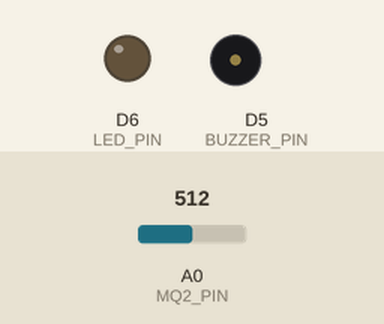
Simulated run of this sketch. Board: ESP8266 (NodeMCU). Parts: output pins drawn as LEDs (lit = HIGH), buzzer (waves = sounding). Inputs (shaded band) come from the test bench; at power-on: A0 (MQ2_PIN) = 512. WiFi joins after 1.5 s; servers stay silent unless stated; no MQTT or app messages arrive unless stated.

Above: at 2.7 s.
2.8 s: A0 (MQ2_PIN) set to 690
4.3 s: A0 (MQ2_PIN) set to 706
At 5.5 s:
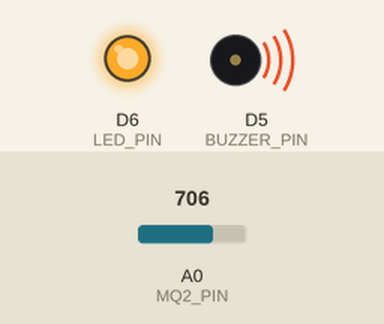
5.8 s: A0 (MQ2_PIN) set to 511
At 6.9 s:
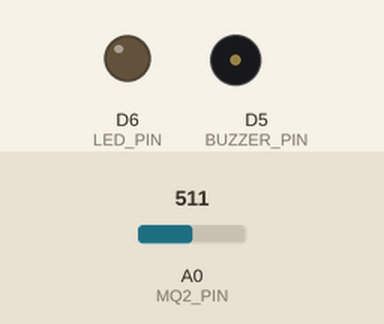
7.3 s: A0 (MQ2_PIN) set to 710
At 8.3 s:
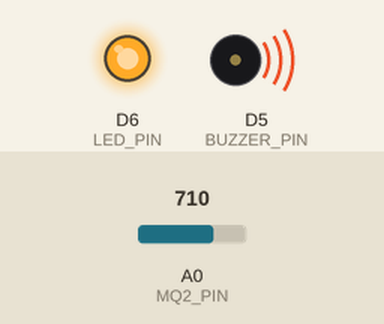
Timing chart, 0 to 9.9 s (numbered marks = the images above; inputs shaded):
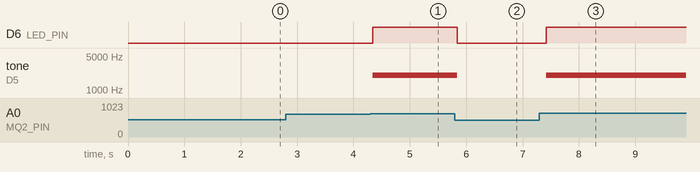

The sketch:

esp8266_mq2_smoke_detector.ino
```cpp
#include <ESP8266WiFi.h>
#include "Adafruit_MQTT.h"
#include "Adafruit_MQTT_Client.h"

#define WIFI_SSID     "YOUR_WIFI_SSID"
#define WIFI_PASS     "YOUR_WIFI_PASSWORD"

#define AIO_SERVER      "io.adafruit.com"
#define AIO_SERVERPORT  1883
#define AIO_USERNAME    "YOUR_AIO_USERNAME"
#define AIO_KEY         "YOUR_AIO_KEY"

const int MQ2_PIN = A0;
const int BUZZER_PIN = D5;
const int LED_PIN = D6;
int SMOKE_THRESHOLD = 700;
const unsigned long PUBLISH_INTERVAL_MS = 15000UL;

WiFiClient client;
Adafruit_MQTT_Client mqtt(&client, AIO_SERVER, AIO_SERVERPORT, AIO_USERNAME, AIO_KEY);

Adafruit_MQTT_Publish feed_smoke_raw   = Adafruit_MQTT_Publish(&mqtt, AIO_USERNAME "/feeds/smoke_raw");
Adafruit_MQTT_Publish feed_alarm       = Adafruit_MQTT_Publish(&mqtt, AIO_USERNAME "/feeds/alarm");
Adafruit_MQTT_Publish feed_airquality  = Adafruit_MQTT_Publish(&mqtt, AIO_USERNAME "/feeds/air_quality_pct");

void connectWiFi() {
  WiFi.begin(WIFI_SSID, WIFI_PASS);
  while (WiFi.status() != WL_CONNECTED) { delay(500); }
}

void connectMQTT() {
  while (mqtt.connect() != 0) {
    mqtt.disconnect();
    delay(5000);
  }
}

int readAveragedADC(uint8_t samples = 10) {
  long sum = 0;
  for (uint8_t i = 0; i < samples; i++) { sum += analogRead(MQ2_PIN); delay(5); }
  return (int)(sum / samples);
}

void setup() {
  pinMode(BUZZER_PIN, OUTPUT);
  pinMode(LED_PIN, OUTPUT);
  connectWiFi();
  connectMQTT();
}

unsigned long lastPublish = 0;
void loop() {
  if (!mqtt.connected()) connectMQTT();
  mqtt.processPackets(10);
  if (!mqtt.ping()) mqtt.disconnect();

  int raw = readAveragedADC(12);
  int pct = map(raw, 0, 1023, 0, 100);
  bool alarm = raw >= SMOKE_THRESHOLD;

  digitalWrite(LED_PIN, alarm ? HIGH : LOW);
  if (alarm) tone(BUZZER_PIN, 2000, 200); else noTone(BUZZER_PIN);

  unsigned long now = millis();
  if (now - lastPublish >= PUBLISH_INTERVAL_MS) {
    lastPublish = now;
    feed_smoke_raw.publish(raw);
    feed_airquality.publish(pct);
    feed_alarm.publish(alarm ? 1 : 0);
  }
}
```

Measured:
- the behaviour switches between 699 and 700 on A0 (MQ2_PIN) (found by bisection; images 0 and 1)
- after the input at 2.8 s, every drawn part: stays the same
- after the input at 4.3 s, D6 (LED_PIN): LOW → HIGH at once; tone on D5 (BUZZER_PIN): silent → 2000 Hz at once
- after the input at 5.8 s, D6 (LED_PIN): HIGH → LOW at once; tone on D5 (BUZZER_PIN): 2000 Hz → silent at once
- after the input at 7.3 s, D6 (LED_PIN): LOW → HIGH after 0.12 s; tone on D5 (BUZZER_PIN): silent → 2000 Hz after 0.12 s
